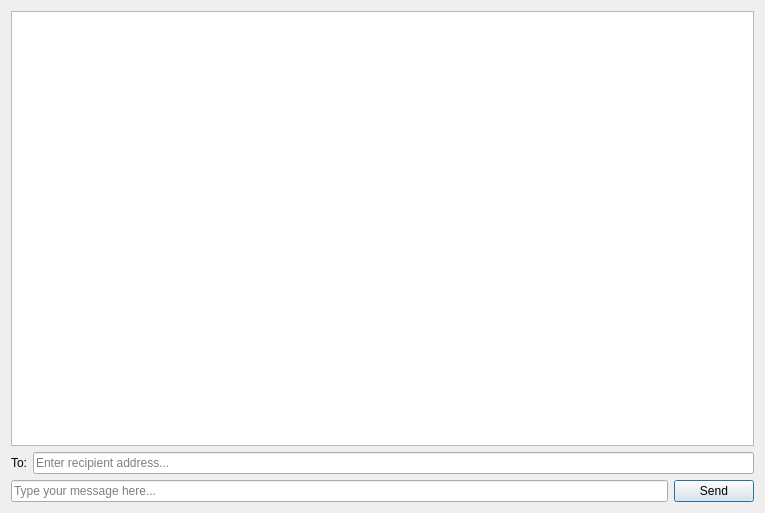
<?xml version="1.0" encoding="UTF-8"?>
<ui version="4.0">
 <class>ChatPage</class>
 <widget class="QWidget" name="ChatPage">
  <property name="geometry">
   <rect>
    <x>0</x>
    <y>0</y>
    <width>765</width>
    <height>513</height>
   </rect>
  </property>
  <property name="windowTitle">
   <string>Chat</string>
  </property>
  <layout class="QVBoxLayout" name="verticalLayout">
   <item>
    <widget class="QListView" name="messageListView">
     <property name="editTriggers">
      <set>QAbstractItemView::NoEditTriggers</set>
     </property>
     <property name="alternatingRowColors">
      <bool>true</bool>
     </property>
     <property name="selectionMode">
      <enum>QAbstractItemView::NoSelection</enum>
     </property>
    </widget>
   </item>
   <item>
    <layout class="QHBoxLayout" name="horizontalLayout">
     <item>
      <widget class="QLabel" name="labelAddress">
       <property name="text">
        <string>To:</string>
       </property>
      </widget>
     </item>
     <item>
      <widget class="QLineEdit" name="addressEdit">
       <property name="placeholderText">
        <string>Enter recipient address...</string>
       </property>
      </widget>
     </item>
    </layout>
   </item>
   <item>
    <layout class="QHBoxLayout" name="horizontalLayout_2">
     <item>
      <widget class="QLineEdit" name="messageEdit">
       <property name="placeholderText">
        <string>Type your message here...</string>
       </property>
      </widget>
     </item>
     <item>
      <widget class="QPushButton" name="sendButton">
       <property name="text">
        <string>Send</string>
       </property>
       <property name="autoDefault">
        <bool>true</bool>
       </property>
       <property name="default">
        <bool>true</bool>
       </property>
      </widget>
     </item>
    </layout>
   </item>
  </layout>
 </widget>
 <resources/>
 <connections/>
</ui>
